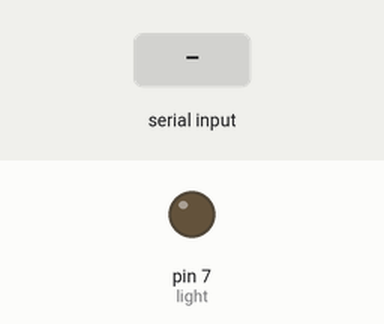
The sketch below on a simulated Arduino Uno, built with avr-gcc and run on an emulated ATmega328P. Parts: output pins drawn as LEDs (lit = HIGH). Inputs (shaded band) come from the test bench. What the sketch prints to the serial monitor is not drawn.

Above: at 1.2 s.
1.3 s: "A" received over the second serial link
At 2.5 s:
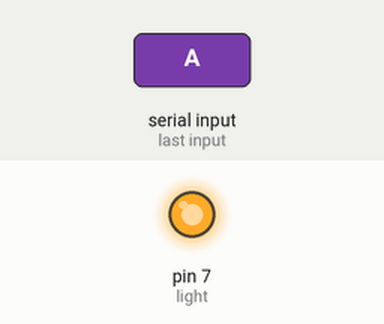
2.8 s: "B" received over the second serial link
4.3 s: "1" received over the second serial link
Timing chart, 0 to 7.3 s (numbered marks = the images above; inputs shaded):
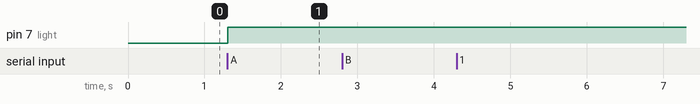

Measured:
- after the input at 1.3 s, pin 7 (light): LOW → HIGH at once

The sketch:

sketch_jan12a.ino
```cpp
# include <SoftwareSerial.h>
SoftwareSerial Sola(2,3);
int light =7;
int fan=8;
char val;
void setup() {
  // put your setup code here, to run once:
 Serial.begin(9600);
 pinMode (light,OUTPUT);
 Sola.begin(9600);
}

void loop() {
  // put your main code here, to run repeatedly:
val =Sola.read();
Serial.println(val);
if (val=='A')
{digitalWrite(light,HIGH);
  }
else if(val =='B'){
  (digitalWrite(fan,LOW));
  }

}
```
